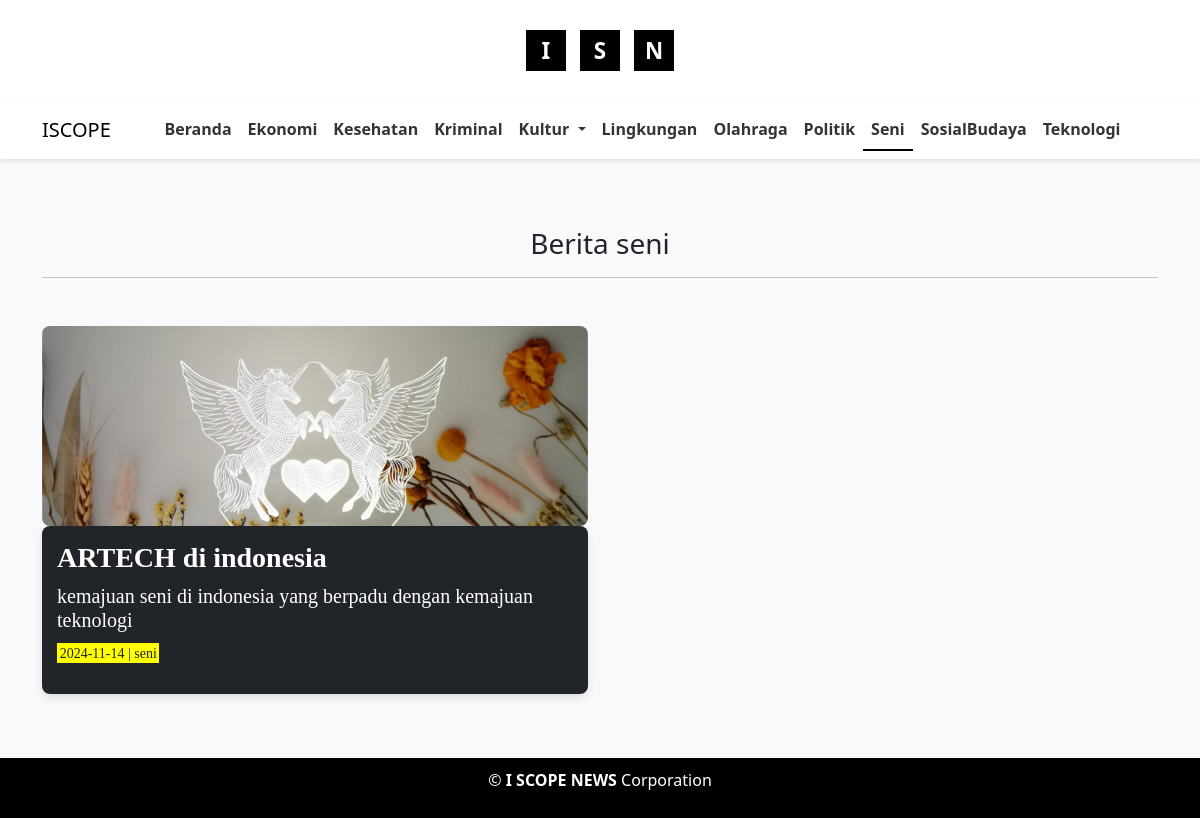
The page /?page=seni on the database its author committed.
### tables this page shows
CREATE TABLE `seni` (
  `id` int NOT NULL,
  `tgl` date NOT NULL,
  `judul` varchar(255) NOT NULL,
  `subjudul` varchar(255) NOT NULL DEFAULT '',
  `img` varchar(255) NOT NULL,
  `text` longtext NOT NULL,
  `jenis` varchar(50) NOT NULL
);

### seni.php (the view, shortened to what this page needs)
<!DOCTYPE html>
<html lang="en">
<head>
    <link href="https://stackpath.bootstrapcdn.com/bootstrap/4.5.2/css/bootstrap.min.css" rel="stylesheet">
    <link href="https://cdn.jsdelivr.net/npm/bootstrap@5.3.3/dist/css/bootstrap.min.css" rel="stylesheet">
    <link href="https://cdnjs.cloudflare.com/ajax/libs/font-awesome/6.6.0/css/all.min.css" rel="stylesheet" />
    <link href="https://cdn.jsdelivr.net/npm/bootstrap@5.3.0-alpha1/dist/css/bootstrap.min.css" rel="stylesheet">
</head>
<body>
    <div class="container mt-5">
        <div class="text-center mb-5">
            <h3>Berita seni</h3>
            <hr>
        </div>
        <div class="row">
            <?php
            include 'koneksi.php';
            $sql = mysqli_query($koneksi, "SELECT * FROM seni ORDER BY tgl DESC");
            while ($data = mysqli_fetch_array($sql)) {
            ?>
                <div class="col-lg-6 col-md-12 mb-4">
                    <div class="team-item">
                        <img src="admin/seni/<?php echo htmlspecialchars($data['img']); ?>" alt="Berita seni">
                        <div class="content bg-dark">
                            <a href="seni_lengkap.php?id=<?php echo $data['id']; ?>">
                                <h3><b><?php echo htmlspecialchars($data['judul']); ?></b></h3>
                                <h5><?php echo htmlspecialchars($data['subjudul']); ?></h5>
                                <p><mark><?php echo $data['tgl']; ?> | <?php echo htmlspecialchars($data['jenis']); ?></mark></p>
                            </a>
                        </div>
                    </div>
                </div>
            <?php } ?>
        </div>
    </div>
</body>
</html>

### index.php (style rules this page uses)
body { margin: 0; font-family: 'Roboto', sans-serif; display: flex; flex-direction: column; min-height: 100vh; background-color: #ffffff; color: #333333; }
mark { background-color: yellow; }

### seni.php (style rules this page uses)
body { background-color: #f8f9fa; }
.team-item img { width: 100%; height: 200px; object-fit: cover; border-radius: 8px; }
.row { display: flex; flex-wrap: wrap; }
.team-item { display: flex; flex-direction: column; justify-content: space-between; height: 100%; }
.content { padding: 15px; border-radius: 8px; box-shadow: 0 4px 8px rgba(0, 0, 0, 0.1); margin-bottom: 20px; font-family: 'Times New Roman', Times, serif; display: flex; flex-direction: column; height: 100%; }
.content h3, .content h5 { margin: 0 0 10px; color: white; word-wrap: break-word; overflow-wrap: break-word; white-space: normal; }
.content p { font-size: 14px; color: white; }
.content a { text-decoration: none; color: white; }
mark { background: yellow; }

### rows shown on the page
seni: img (picture), judul "ARTECH di indonesia", subjudul "kemajuan seni di indonesia yang berpadu dengan kemajuan teknologi", tgl "2024-11-14", jenis "seni"
